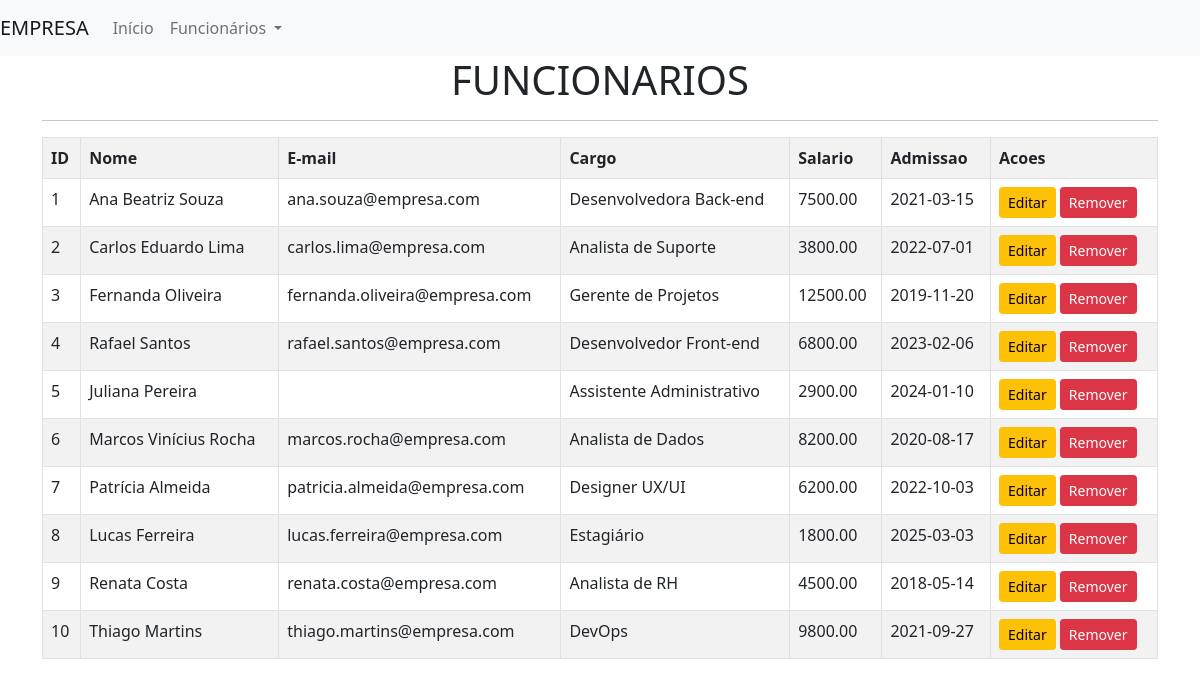
Screenshot of /empresa_crud/funcionarios/listar.php with the database file from the repository.
### tables this page shows
CREATE TABLE `funcionarios` (
  `id` int(11) NOT NULL AUTO_INCREMENT,
  `nome` varchar(100) NOT NULL,
  `email` varchar(200) DEFAULT NULL,
  `cargo` varchar(50) NOT NULL,
  `salario` decimal(10,2) NOT NULL,
  `data_admissao` date DEFAULT NULL,
  `ativo` tinyint(1) NOT NULL DEFAULT 1,
  PRIMARY KEY (`id`)
);

### empresa_crud/funcionarios/listar.php (the view, shortened to what this page needs)
<?php
require_once("../conexao.php");
$sql = "select * from funcionarios order by id";
$lista = mysqli_query($result, $sql);
?>
<!DOCTYPE html>
<html lang="pt-br">
<head>
    <link href="https://cdn.jsdelivr.net/npm/bootstrap@5.0.2/dist/css/bootstrap.min.css" rel="stylesheet">
</head>
<body>
    <?php
        include("../menu.php");
    ?>
    <div class="container">
        <h1 align="center">FUNCIONARIOS</h1>
        <hr>
        <table class="table table-striped table-bordered">
            <tr>
                <th>ID</th>
                <th>Nome</th>
                <th>E-mail</th>
                <th>Cargo</th>
                <th>Salario</th>
                <th>Admissao</th>
                <th>Acoes</th>
            </tr>
            <?php
            while ($linha = mysqli_fetch_assoc($lista)) {
            ?>
                <tr>
                    <td><?php echo $linha['id']; ?></td>
                    <td><?php echo $linha['nome']; ?></td>
                    <td><?php echo $linha['email']; ?></td>
                    <td><?php echo $linha['cargo']; ?></td>
                    <td><?php echo $linha['salario']; ?></td>
                    <td><?php echo $linha['data_admissao']; ?></td>
                    <td>
                        <a href="editar.php?id=<?php echo $linha['id']; ?>" class="btn btn-warning btn-sm">Editar</a>
                        <a href="remover.php?id=<?php echo $linha['id']; ?>" class="btn btn-danger btn-sm">Remover</a>
                    </td>
                </tr>
            <?php
            }
            ?>
        </table>
    </div>
</body>
</html>

### empresa_crud/menu.php (shortened to what this page needs)
<nav class="navbar navbar-expand-lg navbar-light bg-light">
  <a class="navbar-brand" href="#">EMPRESA</a>
  <div class="collapse navbar-collapse" id="navbarNavDropdown">
    <ul class="navbar-nav">
      <li class="nav-item active">
        <a class="nav-link" href="/index.php">Início</a>
      </li>
      <li class="nav-item dropdown">
        <a class="nav-link dropdown-toggle" href="#" id="navbarDropdownMenuLink" role="button" data-bs-toggle="dropdown" aria-haspopup="true" aria-expanded="false">
          Funcionários
        </a>
      </li>
    </ul>
  </div>
</nav>

### rows the page displays
funcionarios: id "1", nome "Ana Beatriz Souza", email "ana.souza@empresa.com", cargo "Desenvolvedora Back-end", salario "7500.00", data_admissao "2021-03-15"
funcionarios: id "2", nome "Carlos Eduardo Lima", email "carlos.lima@empresa.com", cargo "Analista de Suporte", salario "3800.00", data_admissao "2022-07-01"
funcionarios: id "3", nome "Fernanda Oliveira", email "fernanda.oliveira@empresa.com", cargo "Gerente de Projetos", salario "12500.00", data_admissao "2019-11-20"
funcionarios: id "4", nome "Rafael Santos", email "rafael.santos@empresa.com", cargo "Desenvolvedor Front-end", salario "6800.00", data_admissao "2023-02-06"
funcionarios: id "5", nome "Juliana Pereira", cargo "Assistente Administrativo", salario "2900.00", data_admissao "2024-01-10"
funcionarios: id "6", nome "Marcos Vinícius Rocha", email "marcos.rocha@empresa.com", cargo "Analista de Dados", salario "8200.00", data_admissao "2020-08-17"
funcionarios: id "7", nome "Patrícia Almeida", email "patricia.almeida@empresa.com", cargo "Designer UX/UI", salario "6200.00", data_admissao "2022-10-03"
funcionarios: id "8", nome "Lucas Ferreira", email "lucas.ferreira@empresa.com", cargo "Estagiário", salario "1800.00", data_admissao "2025-03-03"
funcionarios: id "9", nome "Renata Costa", email "renata.costa@empresa.com", cargo "Analista de RH", salario "4500.00", data_admissao "2018-05-14"
funcionarios: id "10", nome "Thiago Martins", email "thiago.martins@empresa.com", cargo "DevOps", salario "9800.00", data_admissao "2021-09-27"
